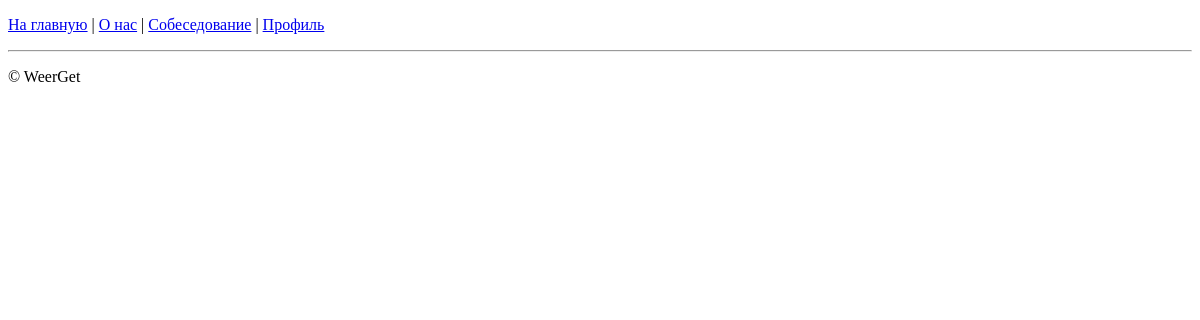
Before: /user/read_my_message/ (signed in) with the older database file.
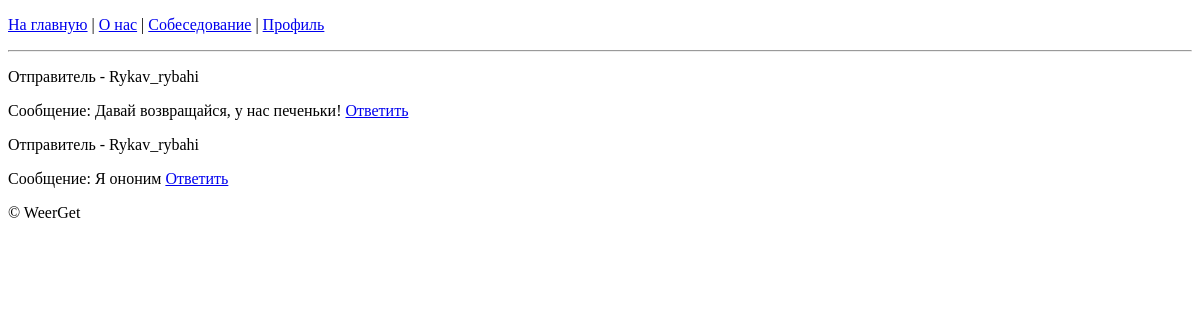
After: the same page with the newer database file.
### user/models.py (models this page shows)
class Message(models.Model):
    sender = models.ForeignKey(
        User,
        on_delete=models.CASCADE,
        related_name='sent_messages')
    recipient = models.ForeignKey(
        User,
        on_delete=models.CASCADE,
        related_name='recipient')
    content = models.TextField()
    is_read = models.BooleanField(default=False)
    is_anonymous = models.BooleanField(default=False)
    created_at = models.DateTimeField(auto_now_add=True)

### user/views.py (the view)
# urls.py: path('read_my_message/', views.user_receiving_message, name='read_message'),
@login_required
def user_receiving_message(request):
    messages = Message.objects.filter(recipient = request.user)
    context = {'messages': messages}
    return render(request, 'user/reading_message.html', context)

### templates/user/reading_message.html (shortened to what this page needs)
{% extends "base.html" %}
{% block content %}
    {% for message in messages %}
        <p> Отправитель - {{ message.sender }} </p>
        Сообщение: {{ message.content }}
        <a href="{% url 'user:send_message' recipient_id=user.id %}" > Ответить </a>
    {% endfor %}
{% endblock content %}

### templates/base.html (shortened to what this page needs)
<!DOCTYPE html>
{% load static %}
<html lang="ru">
  <head>
  </head>
  <body>
    {% include "includes/header.html" %}
    <main>
      <div class="container">
        {% block content %}{% endblock %}
      </div>
    </main>
    {% include "includes/footer.html" %}
  </body>
</html>

### templates/includes/header.html
<head>
    <p>
      <a href="{% url 'all_about_Python:home' %}">На главную</a> |
      <a href="{% url 'about:about' %}" >О нас</a> |
      <a href="{% url 'interview:home_interview' %}">Собеседование</a> |
      {% if user.is_authenticated %}
        <a href="{% url 'user:user_page' request.user.id %}">Профиль</a>
      {% else %}
        <a class="nav-link{% if view_name == 'login' %} active {% endif %}" href="{% url 'login' %}">Войти</a>
        <a class="nav-link{% if view_name == 'registration' %} active {% endif %}" href="{% url 'registration'%}">|Регистрация</a>
      {% endif %}
    </p><hr>
</head>

### templates/includes/footer.html
<footer class="border-top text-center py-3">
  <p>© WeerGet</p>
</footer>

Changed rows visible on the page:
added Message: sender "Rykav_rybahi", content "Давай возвращайся, у нас печеньки!"
added Message: sender "Rykav_rybahi", content "Я ононим"
